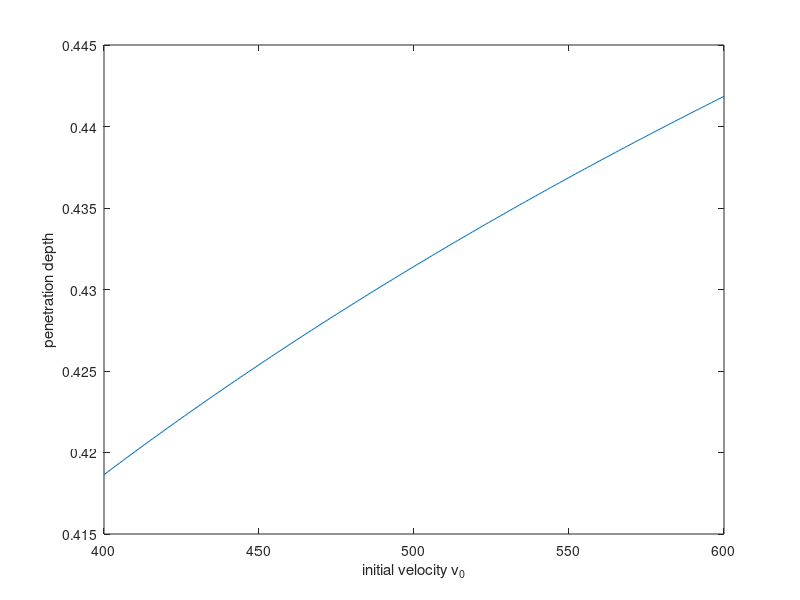

Here is the MATLAB script that generated this plot:
% script simulates a simple model of a particle
% penetrating a single layered model of skin

%% define all parameters
% want everything in meters/kg
depth_L = 10; % depth of the Langerhan cells 
r_LC = 4; % radius of Langerhan cells 
depth_SC = ((20+30)/2); % thickness of stratum corneum 
depth_VE = ((50+100)/2); % thickness of viable epidermis 
rho_LC = 1000; % 1000 Langherhan cells per mm
rho_SC = 1500; % density of stratum corneum kg/m^3
rho_VE = 1200; % density of viable epidermis kg/m^3
sig_SC = (3+25)/2; % average yield stress for stratum corneum in MPA
sig_VE = 2; % yield stress for viable epidermis in MPA
mu = 0.89; % water viscosity in micropascals per second
ymod_SC = 4; % youngs modulus of stratum corneum in gigapascals
ymod_VE = 3; % youngs modulus of viable epidermis in gigapascals
v_0 = (400+600)/2; % typical entry velocity of particle
r = (0.5+2.5)/2; % typical particle radius
rho_g = 19.32; % density of gold kg/m^3
c_D = 0.5; % drag coeffecient
c = 3; % yield constant

% calculate some parameters from others
A = pi * r^2; % area of the particle
rho_s = (rho_SC+rho_VE)/2; % average density for one skin system
sig_s = (sig_SC + sig_VE)/2; % average yield constant for one skin system
m = rho_g * A; % mass of the particle

%% create the function to model the change in velocity
% define acceleration as function of velocity
a = @(v) (1/m) * (-0.5 * c_D * rho_s * A * v^2 - c * A * sig_s);
c * A * sig_s

% define step size and preallocate vectors to hold calculated values
steps = [1:1:30000];
factor = 1/100000;
velocity = zeros(length(steps), 1);
pos = zeros(length(steps), 1);
velocity(1) = v_0;
pos(1) = 0;

%% run a simulation
% use the velocity equation to estimate the velocity at each time step
% then use the velocty to estimate the position of the particle
for i=2:length(steps)
    change = a(velocity(i-1));
    if change < 0
        velocity(i) = velocity(i-1) + change * factor;
        pos(i) = pos(i - 1) + ((velocity(i-1)+ velocity(i))/2) * factor;
    end
end

%% plot the data
% velocity profile through time
%figure(1)
%plot(steps, velocity);
% position of the particle through time
%figure(2)
%plot(steps, pos);

dist = @(v) (m/(c_D*rho_s*A)) * log(1 + (c_D*rho_s.*v.^2)/(2*c * sig_s));

vv = [400:1:600]

plot(vv, dist(vv))
ylabel('penetration depth')
xlabel('initial velocity v_0')

    
    
    
    
    
    
    